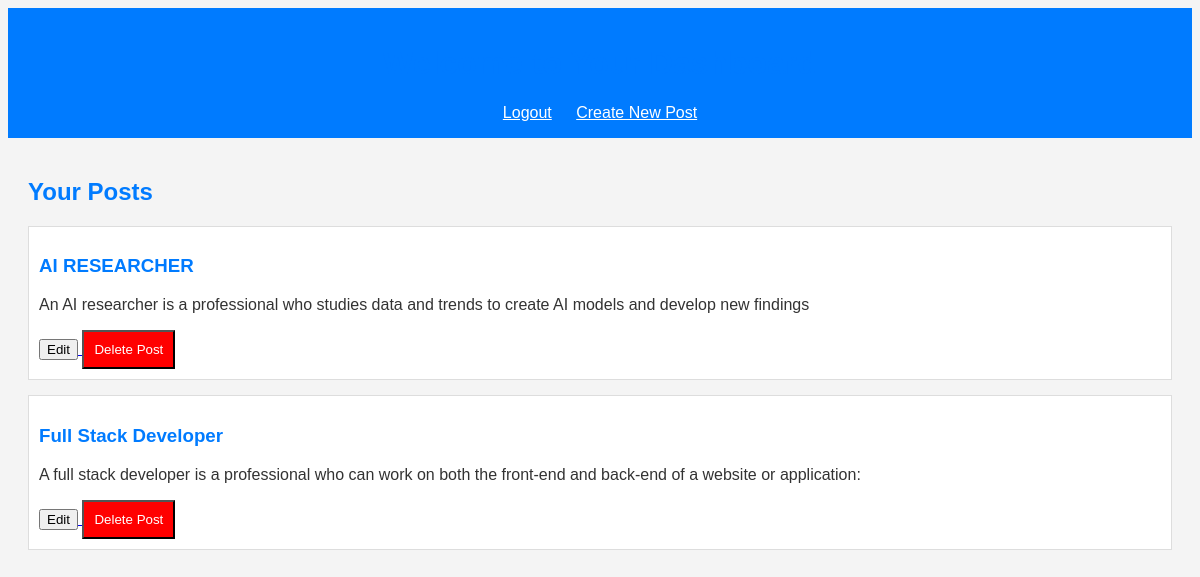
The app's page /dashboard (signed in) with its own data.
### tables this page shows
CREATE TABLE posts (
            id INTEGER PRIMARY KEY AUTOINCREMENT,
            title TEXT NOT NULL,
            content TEXT NOT NULL,
            user_id INTEGER,
            created_at TIMESTAMP DEFAULT CURRENT_TIMESTAMP,
            FOREIGN KEY(user_id) REFERENCES users(id)
        );

### app.py (the view)
@app.route('/dashboard')
def dashboard():
    if 'user_id' not in session:
        return redirect(url_for('login'))
    user_id = session['user_id']
    conn = get_db()
    cursor = conn.cursor()
    cursor.execute("SELECT * FROM posts WHERE user_id=?", (user_id,))
    posts = cursor.fetchall()
    conn.close()
    return render_template('dashboard.html', posts=posts)

### app.py (called while the page is built)
def get_db():
    conn = sqlite3.connect(DATABASE)
    return conn

### templates/dashboard.html (shortened to what this page needs)
<!DOCTYPE html>
<html lang="en">
<head>
    <link rel="stylesheet" href="{{ url_for('static', filename='style.css') }}">
</head>
<body>
    <header>
        <h1>Welcome to Your Dashboard</h1>
        <a href="/logout">Logout</a>
        <a href="/create_post">Create New Post</a>
    </header>
    <main>
        <h2>Your Posts</h2>
        {% for post in posts %}
            <div class="post">
                <h3>{{ post[1] }}</h3>
                <p>{{ post[2] }}</p>
                <a href="{{ url_for('edit_post', post_id=post[0]) }}">
                    <button>Edit</button>
                </a>
                <form action="{{ url_for('delete_post', post_id=post[0]) }}" method="POST" style="display:inline;">
                    <button type="submit" style="background-color: red; color: white; padding: 10px;">Delete Post</button>
                </form>
            </div>
        {% endfor %}
    </main>
</body>
</html>

### static/style.css (style rules this page uses)
body { font-family: Arial, sans-serif; background-color: #f4f4f4; color: #333; }
header { background-color: #007bff; color: white; padding: 1rem; text-align: center; }
header a { color: white; margin: 0 10px; }
main { padding: 20px; }
h1, h2 { color: #007bff; }
.post { border: 1px solid #ddd; padding: 10px; margin-bottom: 15px; background-color: #fff; }
.post h3 { color: #007bff; }

### records on screen
posts: title "AI RESEARCHER", content "An AI researcher is a professional who studies data and trends to create AI models and develop new findings"
posts: title "Full Stack Developer", content "A full stack developer is a professional who can work on both the front-end and back-end of a website or application:"
